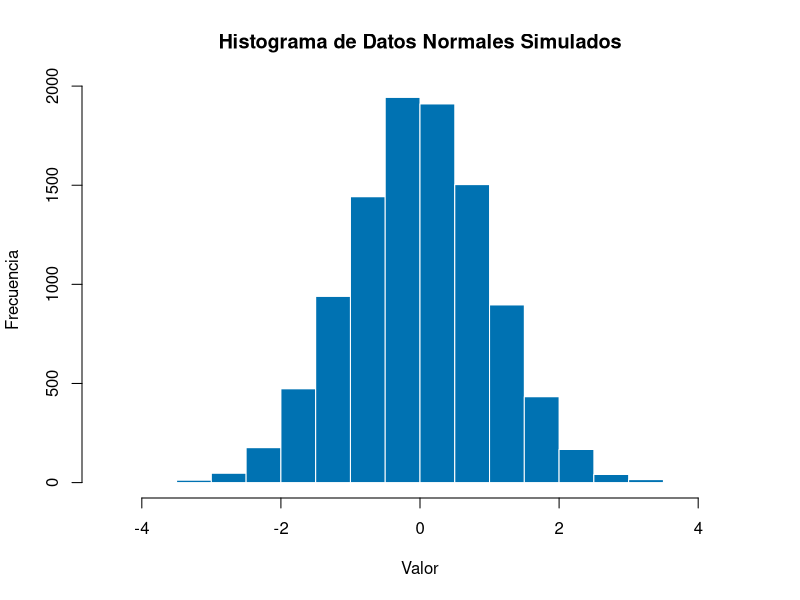

Source code (R):
set.seed(42)
datos_normales <- rnorm(n = 10000, mean = 0, sd = 1)

# Crear el histograma
hist(datos_normales,
     main = "Histograma de Datos Normales Simulados",
     xlab = "Valor",
     ylab = "Frecuencia",
     col = "#0072B2",
     border = "white"
)
